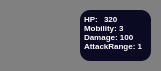
        <widget class="QWidget" name="pl1_ag7_widget" native="true">
         <property name="minimumSize">
          <size>
           <width>161</width>
           <height>71</height>
          </size>
         </property>
         <property name="styleSheet">
          <string notr="true">QWidget{
background-color: #808080;
border-radius:10px;
}</string>
         </property>
         <widget class="QTextBrowser" name="textBrowser_7">
          <property name="geometry">
           <rect>
            <x>80</x>
            <y>10</y>
            <width>71</width>
            <height>51</height>
           </rect>
          </property>
          <property name="styleSheet">
           <string notr="true">color:white;
background-color : #0a0a22;
border:none;
</string>
          </property>
          <property name="verticalScrollBarPolicy">
           <enum>Qt::ScrollBarPolicy::ScrollBarAlwaysOff</enum>
          </property>
          <property name="horizontalScrollBarPolicy">
           <enum>Qt::ScrollBarPolicy::ScrollBarAlwaysOff</enum>
          </property>
          <property name="html">
           <string>&lt;!DOCTYPE HTML PUBLIC &quot;-//W3C//DTD HTML 4.0//EN&quot; &quot;http://www.w3.org/TR/REC-html40/strict.dtd&quot;&gt;
&lt;html&gt;&lt;head&gt;&lt;meta name=&quot;qrichtext&quot; content=&quot;1&quot; /&gt;&lt;meta charset=&quot;utf-8&quot; /&gt;&lt;style type=&quot;text/css&quot;&gt;
p, li { white-space: pre-wrap; }
hr { height: 1px; border-width: 0; }
li.unchecked::marker { content: &quot;\2610&quot;; }
li.checked::marker { content: &quot;\2612&quot;; }
&lt;/style&gt;&lt;/head&gt;&lt;body style=&quot; font-family:'Segoe UI'; font-size:9pt; font-weight:400; font-style:normal;&quot;&gt;
&lt;p align=&quot;justify&quot; style=&quot; margin-top:12px; margin-bottom:12px; margin-left:0px; margin-right:0px; -qt-block-indent:0; text-indent:0px;&quot;&gt;&lt;span style=&quot; font-size:6pt; font-weight:700;&quot;&gt;HP: &lt;br /&gt;Mobility: 3&lt;br /&gt;Damage: 100&lt;br /&gt;AttackRange: 1&lt;/span&gt;&lt;/p&gt;&lt;/body&gt;&lt;/html&gt;</string>
          </property>
         </widget>
         <widget class="QPushButton" name="pl1_ag7_btn">
          <property name="geometry">
           <rect>
            <x>10</x>
            <y>10</y>
            <width>61</width>
            <height>51</height>
           </rect>
          </property>
          <property name="styleSheet">
           <string notr="true">background-image:url(&quot;:/src/images/Agent/Bunka&quot;);
background-repeat:no-repeat;
background-position:center;
background-origin:content;
background-size:cover;</string>
          </property>
          <property name="text">
           <string/>
          </property>
         </widget>
         <widget class="QTextBrowser" name="pl1_ag7_HP">
          <property name="geometry">
           <rect>
            <x>100</x>
            <y>10</y>
            <width>25</width>
            <height>15</height>
           </rect>
          </property>
          <property name="styleSheet">
           <string notr="true">color:white;
background-color : #0a0a22;
border:none;</string>
          </property>
          <property name="verticalScrollBarPolicy">
           <enum>Qt::ScrollBarPolicy::ScrollBarAlwaysOff</enum>
          </property>
          <property name="html">
           <string>&lt;!DOCTYPE HTML PUBLIC &quot;-//W3C//DTD HTML 4.0//EN&quot; &quot;http://www.w3.org/TR/REC-html40/strict.dtd&quot;&gt;
&lt;html&gt;&lt;head&gt;&lt;meta name=&quot;qrichtext&quot; content=&quot;1&quot; /&gt;&lt;meta charset=&quot;utf-8&quot; /&gt;&lt;style type=&quot;text/css&quot;&gt;
p, li { white-space: pre-wrap; }
hr { height: 1px; border-width: 0; }
li.unchecked::marker { content: &quot;\2610&quot;; }
li.checked::marker { content: &quot;\2612&quot;; }
&lt;/style&gt;&lt;/head&gt;&lt;body style=&quot; font-family:'Segoe UI'; font-size:9pt; font-weight:400; font-style:normal;&quot;&gt;
&lt;p style=&quot; margin-top:0px; margin-bottom:0px; margin-left:0px; margin-right:0px; -qt-block-indent:0; text-indent:0px;&quot;&gt;&lt;span style=&quot; font-size:6pt; font-weight:700;&quot;&gt;320&lt;/span&gt;&lt;/p&gt;&lt;/body&gt;&lt;/html&gt;</string>
          </property>
         </widget>
        </widget>
